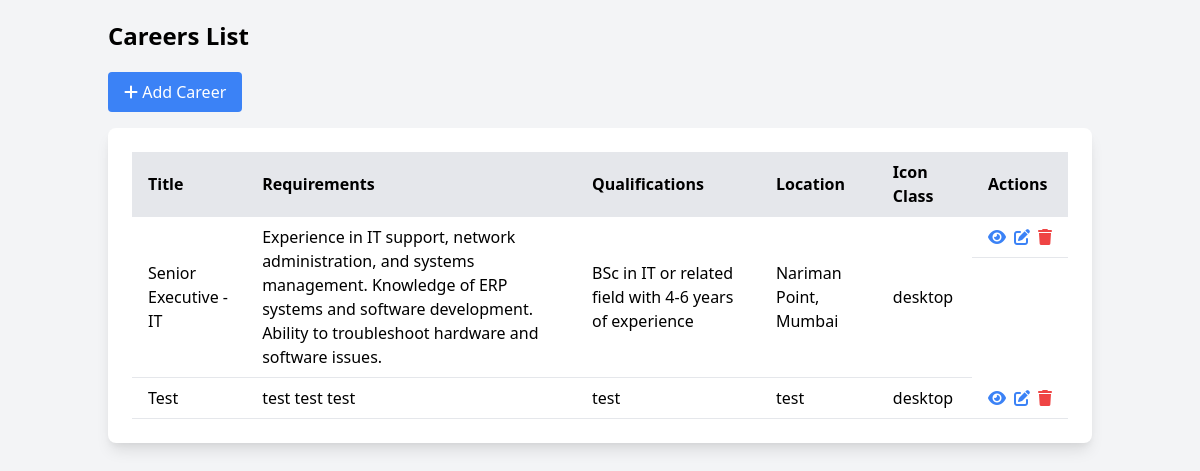
/admin/career.php (signed in), run on the app's committed database.
### tables this page shows
CREATE TABLE `careers` (
  `id` int(11) NOT NULL,
  `title` varchar(255) NOT NULL,
  `requirements` text NOT NULL,
  `qualifications` text NOT NULL,
  `location` varchar(255) NOT NULL,
  `icon_class` varchar(50) NOT NULL,
  `created_at` timestamp NOT NULL DEFAULT current_timestamp()
);

### admin/career.php (the view, shortened to what this page needs)
<?php
include 'db_connect.php';
$sql = "SELECT * FROM careers";
$result = mysqli_query($connect, $sql);
?>
<!DOCTYPE html>
<html lang="en">
<head>
    <link rel="stylesheet" href="https://cdnjs.cloudflare.com/ajax/libs/tailwindcss/2.2.19/tailwind.min.css">
    <link rel="stylesheet" href="https://cdnjs.cloudflare.com/ajax/libs/font-awesome/6.0.0-beta3/css/all.min.css">
</head>
<body class="bg-gray-100">
    <div class="container mx-auto p-5">
        <h1 class="text-2xl font-bold mb-5">Careers List</h1>
        <a href="add_career.php" class="bg-blue-500 hover:bg-blue-700 text-white py-2 px-4 rounded mb-4 inline-block">
            <i class="fas fa-plus"></i> Add Career
        </a>
        <div class="bg-white p-6 rounded-lg shadow-lg">
            <table class="w-full border-collapse">
                <thead>
                    <tr class="bg-gray-200 text-left">
                        <th class="py-2 px-4 border-b">Title</th>
                        <th class="py-2 px-4 border-b">Requirements</th>
                        <th class="py-2 px-4 border-b">Qualifications</th>
                        <th class="py-2 px-4 border-b">Location</th>
                        <th class="py-2 px-4 border-b">Icon Class</th>
                        <th class="py-2 px-4 border-b">Actions</th>
                    </tr>
                </thead>
                <tbody>
                    <?php if (mysqli_num_rows($result) > 0): ?>
                        <?php while ($row = mysqli_fetch_assoc($result)): ?>
                            <tr>
                                <td class="py-2 px-4 border-b"><?php echo htmlspecialchars($row['title']); ?></td>
                                <td class="py-2 px-4 border-b"><?php echo htmlspecialchars($row['requirements']); ?></td>
                                <td class="py-2 px-4 border-b"><?php echo htmlspecialchars($row['qualifications']); ?></td>
                                <td class="py-2 px-4 border-b"><?php echo htmlspecialchars($row['location']); ?></td>
                                <td class="py-2 px-4 border-b"><?php echo htmlspecialchars($row['icon_class']); ?></td>
                                <td class="py-2 px-4 border-b flex items-center space-x-2">
                                    <a href="view_career.php?id=<?php echo $row['id']; ?>" class="text-blue-500 hover:text-blue-700">
                                        <i class="fas fa-eye"></i>
                                    </a>
                                    <a href="edit_career.php?id=<?php echo $row['id']; ?>" class="text-blue-500 hover:text-blue-700">
                                        <i class="fas fa-edit"></i>
                                    </a>
                                    <a href="delete_career.php?id=<?php echo $row['id']; ?>" class="text-red-500 hover:text-red-700">
                                        <i class="fas fa-trash"></i>
                                    </a>
                                </td>
                            </tr>
                        <?php endwhile; ?>
                    <?php else: ?>
                        <tr>
                            <td colspan="6" class="py-2 px-4 border-b text-center">No careers found</td>
                        </tr>
                    <?php endif; ?>
                </tbody>
            </table>
        </div>
    </div>
</body>
</html>

### data on the page
careers: title "Senior Executive - IT", requirements "Experience in IT support, network administration, and systems management. Knowledge of ERP systems and software development. Ability to troubleshoot hardware and software issues.", qualifications "BSc in IT or related field with 4-6 years of experience", location "Nariman Point, Mumbai", icon_class "desktop"
careers: title "Test", requirements "test test test", qualifications "test", location "test", icon_class "desktop"
